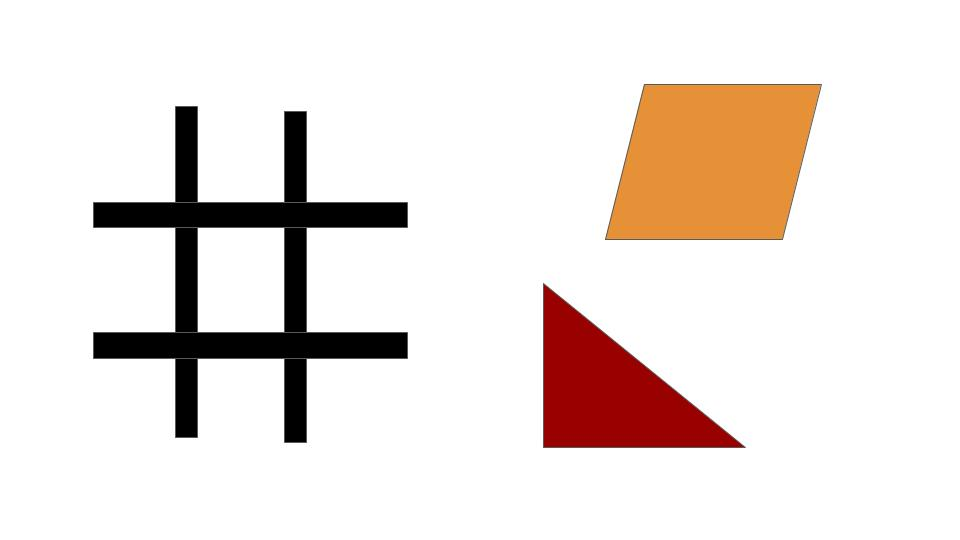
#> input picture images/edge_detection_sample.jpg, 960 x 540 px
$ python 8_corner_detection.py
#> lines starting #> are read from the running program, lines starting #| are printed output that depends on the picture; after the words box and inside, x2 and y2 are one past the last pixel; in counts of white or black regions, pixels touching at a corner belong together
import cv2
import numpy as np

img = cv2.imread('./images/edge_detection_sample.jpg')
#> img is the input picture: shape (540, 960, 3); mean B, G, R 222.1, 226.7, 236
gray = cv2.cvtColor(img, cv2.COLOR_BGR2GRAY)
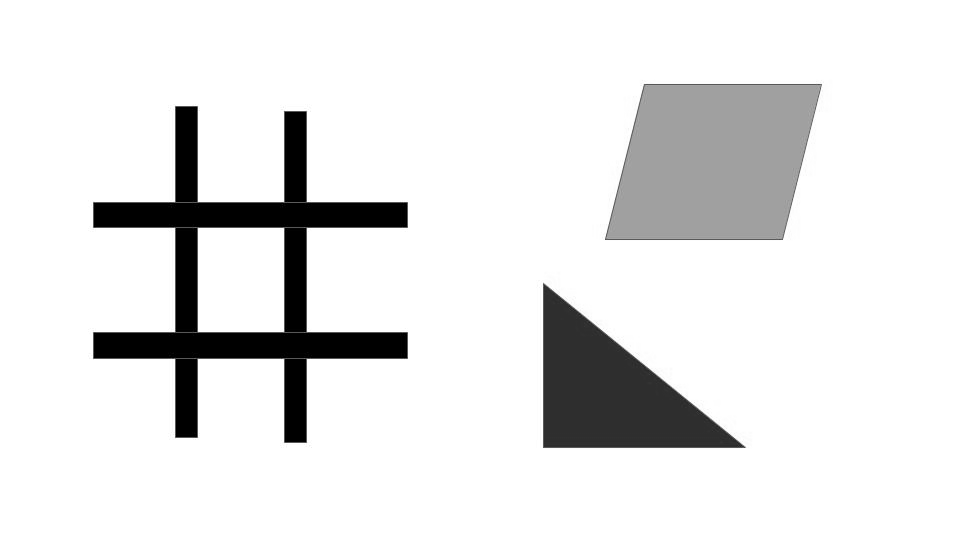
#> gray: shape (540, 960); min 0, max 255, mean 229
gray = np.float32(gray)

corners = cv2.goodFeaturesToTrack(gray, 2, 0.01, 10)
#> corners = [[283, 359], [198, 201]]
corners = np.int0(corners)

for corner in corners:
	x, y = corner.ravel()
	cv2.circle(img, (x, y), 3, 255, -1)
#> this loop made 2 passes
#> img: shape (540, 960, 3); 0.01% of pixels changed, all inside (x1, y1, x2, y2) = (195, 198, 287, 363)

cv2.imshow('Corners', img)
cv2.waitKey(0)
cv2.destroyAllWindows()
